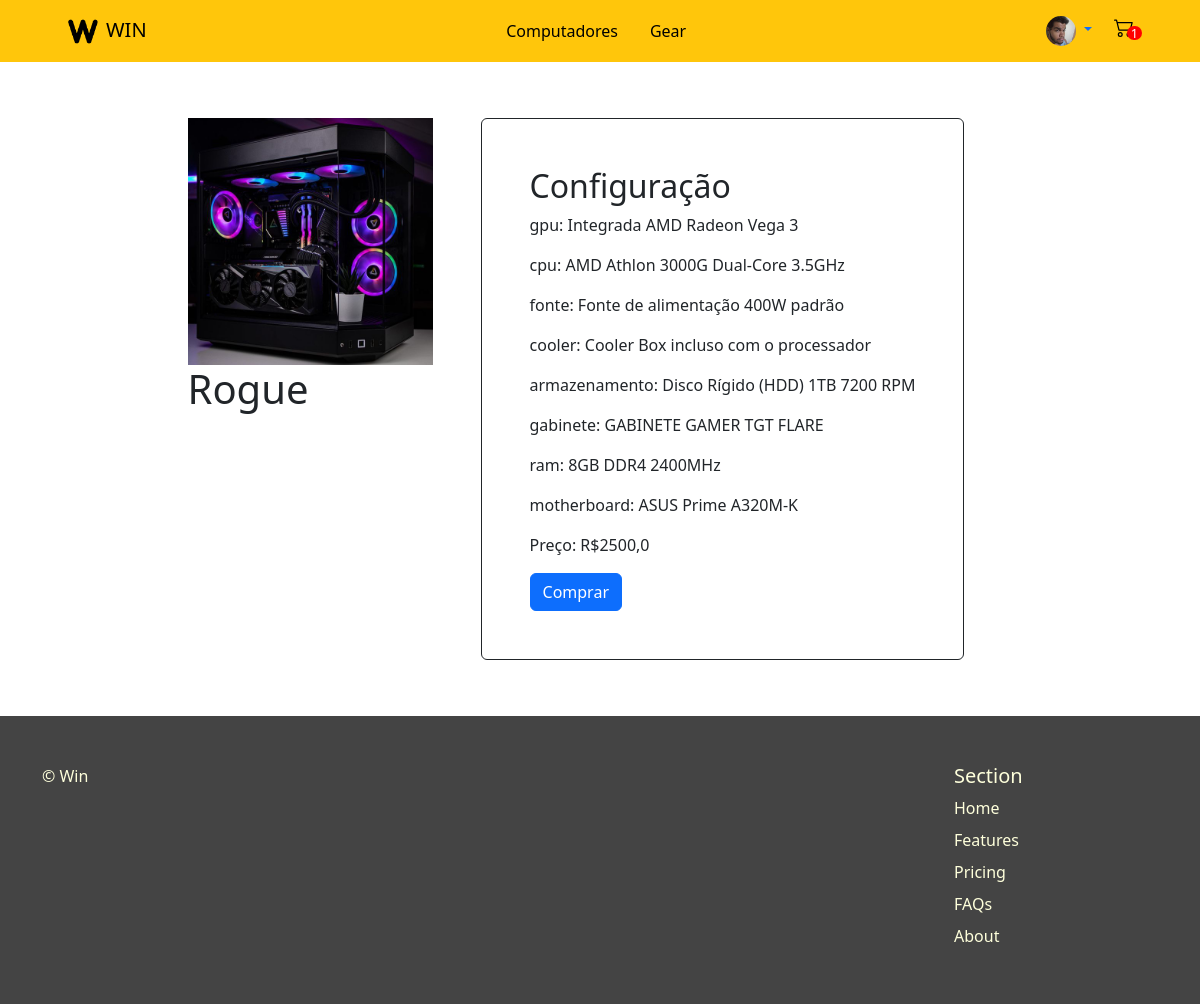
The page /product/1 (signed in) on the database its author committed.
### venda/models.py (models this page shows, shortened)
class Usuario(AbstractUser):
    email = models.EmailField()
    cpf = models.IntegerField(default=0)
    cep = models.IntegerField(default=0)
    foto = models.ImageField(default='media/perfil.png', upload_to="media/")

class Carrinho(models.Model):
    id = models.UUIDField(primary_key=True, default=uuid.uuid4)
    user = models.ForeignKey(Usuario, on_delete=models.CASCADE)
    completed = models.BooleanField(default=False)
    @property
    def num_itens_carrinho(self):
        itens = self.itenscarrinho.all()
        quantidade = sum([item.quantidade for item in itens])
        return quantidade

class ItemCarrinho(models.Model):
    produto = models.ForeignKey('Produto', on_delete=models.CASCADE, related_name='itens')
    carrinho = models.ForeignKey('Carrinho', on_delete=models.CASCADE, related_name='itenscarrinho')
    quantidade = models.IntegerField(default=0)

class Produto(models.Model):
    nome = models.CharField(max_length=100, help_text='Nome')
    descricao = models.TextField(max_length=500, help_text='Descrição')
    preco = models.FloatField(help_text='Preço')
    imagem = models.ImageField(upload_to='images', default='Sem imagem')
    estoque = models.IntegerField(default=0)
    CATEGORIAS = (
        ('c', 'Computador'),
        ('p', 'Periférico'),
    )
    categoria = models.CharField(max_length=1,
                                 choices=CATEGORIAS,
                                 default='c',
                                 blank=True,
                                 help_text='Categoria do produto')
    def pecas_pc(self):
        valores = PC.objects.filter(produto__nome__icontains=self.nome).values()
        valores = valores[0]
        gpu = valores['gpu']
        cpu = valores['cpu']
        fonte = valores['fonte']
        cooler = valores['cooler']
        armazenamento = valores['armazenamento']
        gabinete = valores['gabinete']
        ram = valores['memoria_ram']
        motherboard = valores['motherboard']
        pecas = {
            'gpu': gpu,
            'cpu': cpu,
            'fonte': fonte,
            'cooler': cooler,
            'armazenamento': armazenamento,
            'gabinete': gabinete,
            'ram': ram,
            'motherboard': motherboard,
        }
        return pecas

class PC(models.Model):
    id = models.UUIDField(primary_key=True, default=uuid.uuid4, help_text='ID')
    produto = models.ForeignKey('Produto', on_delete=models.SET_NULL, null=True)
    cpu = models.CharField(max_length=100, help_text='CPU')
    gpu = models.CharField(max_length=100, help_text='GPU')
    memoria_ram = models.CharField(max_length=100, help_text='Memória Ram')
    motherboard = models.CharField(max_length=100, help_text='Placa mãe')
    armazenamento = models.CharField(max_length=100, help_text='Armazenamento')
    cooler = models.CharField(max_length=100, help_text='Sistema de resfriamento')
    fonte = models.CharField(max_length=100, help_text='Fonte')
    gabinete = models.CharField(max_length=100, help_text='Gabinete')

### venda/views.py (the view)
# urls.py: path('product/<int:pk>', views.ProductDetailView.as_view(), name='product-detail'),
class ProductDetailView(DetailView):
    model = Produto

### venda/context_processors.py (called while the page is built)
def carrinho(request):
    if request.user.is_authenticated:
        carrinho, created = Carrinho.objects.get_or_create(user=request.user, completed=False)
        return {'carrinho': carrinho}
    else:
        return {'carrinho':0}

### venda/templates/venda/produto_detail.html (shortened to what this page needs)
{% extends "base_generic.html" %}
{% block content %}
{% if produto.categoria == 'c' %}
<div class="d-flex justify-content-center p-2 bd-highlight">
  <div class="mt-5">
    <img style="width: 245px; height: 247px" src="{{ produto.imagem.url }}"/>
    <h1>{{ produto.nome }}</h1>
  </div>
  <div class="border rounded border-dark p-5 m-5">
    <h2>Configuração</h2>
    {% for chave, produto in produto.pecas_pc.items %}
    <p>{{ chave }}: {{ produto }}</p>
    {% endfor %}
    <p>Preço: R${{ produto.preco }}</p>
    {% if user.is_authenticated %}
    <a href="{% url 'carrinho' %}"><button class="btn btn-primary cart-btn" value="{{ produto.id }}">Comprar</button></a>
    {% else %}
    <a href="{% url 'login' %}"><button class="btn btn-primary cart-btn" value="{{ produto.id }}">Comprar</button></a>
    {% endif %}
  </div>
</div>
{% endif %}
{% endblock %}

### venda/templates/navbar.html (shortened to what this page needs)
<nav class="navbar navbar-expand-lg navbar-dark bg-dark px-10" style="background-color: #FFC60B !important;">
    <div class="container-fluid">
      <a class="navbar-brand px-5" href="{% url 'home' %}" style="color: black !important;"><img src="../../media/logopreta.png" alt="logo da win informática" height="30" class="px-2">WIN</a>
      <ul class="nav justify-content-space-between">
        <li class="nav-item">
          <a class="nav-link" style="color: black !important;" href="{% url 'home' %}">Computadores</a>
        </li>
        <li class="nav-item">
          <a class="nav-link" style="color: black !important;" href="{% url 'gears' %}">Gear</a>
        </li>
      </ul>
      <ul class="nav justify-content-center px-5">
        {% if user.is_authenticated %}
            <li class="nav-item dropdown">
              <a class="nav-link dropdown-toggle" href="#" role="button" data-bs-toggle="dropdown" aria-expanded="false">
                  <img src="../../{{ user.foto }}" alt="avatar"
            class="rounded-circle img-fluid" style="width: 30px; height: 30px">
              </a>
            </li>
          {% else %}
          <li class="nav-item">
            <a class="nav-link" style="color: black !important;" href="{% url 'login' %}">Login</a>
          </li>
          {% endif %}
        <li class="nav-item">
            <div id="container-cart-icon">
                {% if user.is_authenticated %}
                <div id="navi"><div id="red-circle"><a id="inside-circle">{{ carrinho.num_itens_carrinho }}</a></div></div>
                <div id="infoi">
                    <a href="{% url 'carrinho' %}"><img src="../media/cart2.svg" height="20" width="32" /></a>
                </div>
                {% else %}
                <div id="navi"><div id="red-circle"><a id="inside-circle">0</a></div></div>
                <div id="infoi">
                    <a href="{% url 'login' %}"><img src="../../media/cart2.svg" height="20" width="32" /></a>
                </div>
                {% endif %}
            </div>
        </li>
      </ul>
    </div>
</nav>

### venda/static/css/styles.css (style rules this page uses)
#container-cart-icon { width: 25px; height: 25px; position: relative; padding: 16px; margin-top: 5px; }
#navi, #infoi { width: 100%; height: 100%; position: absolute; top: 0; left: 0; }
#infoi { z-index: 10; }
#red-circle { background-color: rgb(255, 0, 0); border-radius: 50%; width: 0.9rem; height: 0.9rem; position: relative; top: 40%; left: 60%; z-index: 20; }
#inside-circle { font-size: 0.8rem; position: absolute; top: 1px; left: 25%; line-height: 12.5px; color: white; }

### rows shown on the page
Usuario: foto (picture)
Carrinho: num_itens_carrinho "1"
Produto: imagem (picture), nome "Rogue", preco "2500,0"
PC: pecas_pc "Integrada AMD Radeon Vega 3" "AMD Athlon 3000G Dual-Core 3.5GHz" "Fonte de alimentação 400W padrão" "Cooler Box incluso com o processador" "Disco Rígido (HDD) 1TB 7200 RPM" "GABINETE GAMER TGT FLARE" "8GB DDR4 2400MHz" "ASUS Prime A320M-K"

### other values the page prints
{{ chave }} "gpu" "cpu" "fonte" "cooler" "armazenamento" "gabinete" "ram" "motherboard"
